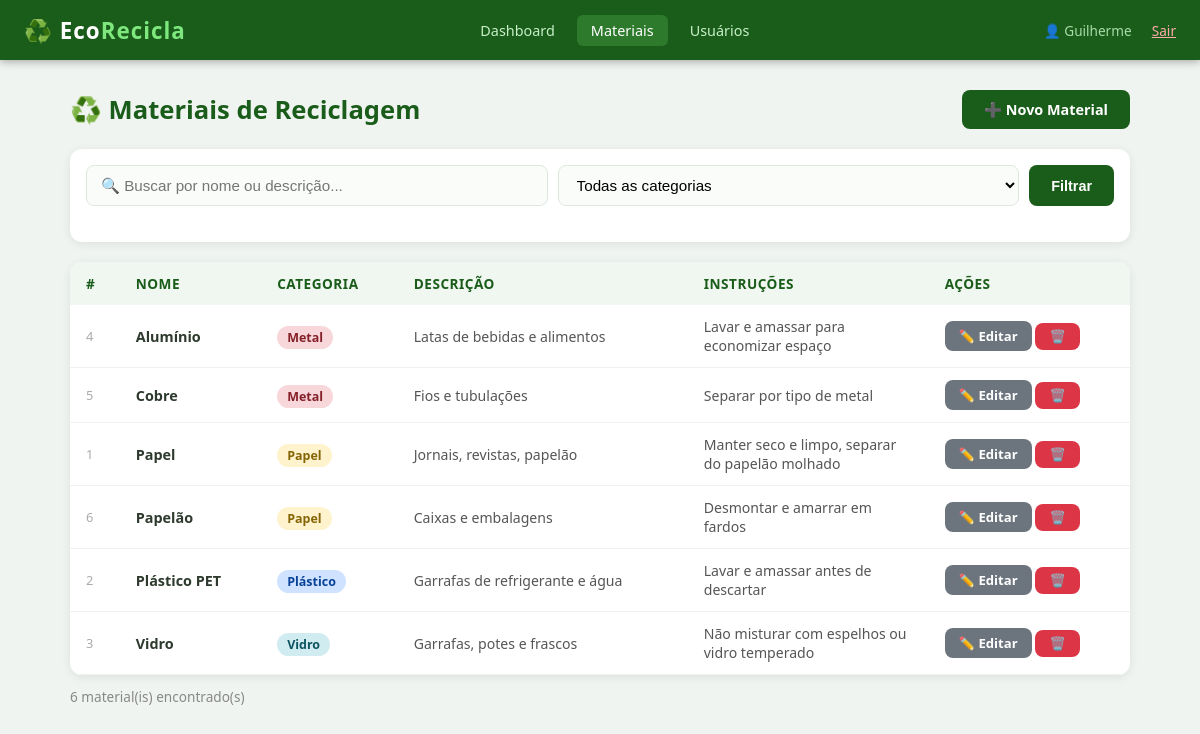
Screenshot of /materiais (signed in) with the database file from the repository.
### tables this page shows
CREATE TABLE materiais (
            id INTEGER PRIMARY KEY AUTOINCREMENT,
            nome TEXT NOT NULL,
            categoria TEXT NOT NULL,
            descricao TEXT,
            instrucoes TEXT,
            ativo INTEGER DEFAULT 1,
            criado_em TIMESTAMP DEFAULT CURRENT_TIMESTAMP
        );

### app.py (the view)
@app.route('/materiais')
def materiais():
    if 'usuario_id' not in session:
        return redirect(url_for('login'))
    busca = request.args.get('busca', '')
    categoria_filtro = request.args.get('categoria', '')
    conn = get_db()
    query = 'SELECT * FROM materiais WHERE ativo=1'
    params = []
    if busca:
        query += ' AND (nome LIKE ? OR descricao LIKE ?)'
        params += [f'%{busca}%', f'%{busca}%']
    if categoria_filtro:
        query += ' AND categoria=?'
        params.append(categoria_filtro)
    query += ' ORDER BY nome'
    lista = conn.execute(query, params).fetchall()
    categorias = conn.execute(
        'SELECT DISTINCT categoria FROM materiais WHERE ativo=1 ORDER BY categoria'
    ).fetchall()
    conn.close()
    return render_template('materiais.html', lista=lista, categorias=categorias,
                           busca=busca, categoria_filtro=categoria_filtro)

### app.py (called while the page is built)
def get_db():
    conn = sqlite3.connect(DB_PATH)
    conn.row_factory = sqlite3.Row
    return conn

### templates/materiais.html (shortened to what this page needs)
{% extends 'base.html' %}
{% block content %}
<div class="container">
    <div class="actions-bar">
        <h1 class="page-title" style="margin:0;">♻️ Materiais de Reciclagem</h1>
        <a href="{{ url_for('novo_material') }}" class="btn btn-primary">➕ Novo Material</a>
    </div>
    <form method="GET" class="card" style="margin-bottom:20px; padding:16px;">
        <div class="search-bar">
            <input type="text" name="busca" placeholder="🔍 Buscar por nome ou descrição..." value="{{ busca }}">
            <select name="categoria">
                <option value="">Todas as categorias</option>
            </select>
            <button type="submit" class="btn btn-primary">Filtrar</button>
        </div>
    </form>
    <div class="card" style="padding:0; overflow:hidden;">
        {% if lista %}
        <table>
            <thead>
                <tr>
                    <th>#</th>
                    <th>Nome</th>
                    <th>Categoria</th>
                    <th>Descrição</th>
                    <th>Instruções</th>
                    <th>Ações</th>
                </tr>
            </thead>
            <tbody>
                {% for m in lista %}
                <tr>
                    <td style="color:#aaa; font-size:.8rem;">{{ m.id }}</td>
                    <td><strong>{{ m.nome }}</strong></td>
                    <td>
                        {% set cat_lower = m.categoria|lower %}
                        <span class="badge badge-{% if 'papel' in cat_lower or 'papelão' in cat_lower %}papel{% elif 'plástico' in cat_lower or 'plastico' in cat_lower %}plastico{% elif 'vidro' in cat_lower %}vidro{% elif 'metal' in cat_lower or 'alumínio' in cat_lower or 'cobre' in cat_lower %}metal{% else %}outros{% endif %}">
                            {{ m.categoria }}
                        </span>
                    </td>
                    <td style="color:#555; font-size:.88rem;">{{ m.descricao or '—' }}</td>
                    <td style="color:#555; font-size:.88rem; max-width:200px;">{{ m.instrucoes or '—' }}</td>
                    <td>
                        <a href="{{ url_for('editar_material', id=m.id) }}" class="btn btn-secondary btn-sm">✏️ Editar</a>
                        <form method="POST" action="{{ url_for('excluir_material', id=m.id) }}" style="display:inline;" onsubmit="return confirm('Remover este material?')">
                            <button type="submit" class="btn btn-danger btn-sm">🗑️</button>
                        </form>
                    </td>
                </tr>
                {% endfor %}
            </tbody>
        </table>
        {% else %}
        <div style="text-align:center; padding:40px; color:#888;">
            <div style="font-size:3rem;">♻️</div>
            <p style="margin-top:12px;">Nenhum material encontrado.</p>
            <a href="{{ url_for('novo_material') }}" class="btn btn-primary" style="margin-top:16px;">Adicionar primeiro material</a>
        </div>
        {% endif %}
    </div>
    <p style="margin-top:12px; color:#888; font-size:.85rem;">{{ lista|length }} material(is) encontrado(s)</p>
</div>
{% endblock %}

### templates/base.html (style rules this page uses)
* { margin: 0; padding: 0; box-sizing: border-box; }
body { font-family: 'Segoe UI', sans-serif; background: #f0f4f0; color: #2d3a2d; min-height: 100vh; }
.container { max-width: 1100px; margin: 30px auto; padding: 0 20px; }
.page-title { font-size: 1.6rem; color: #1a5c1a; margin-bottom: 24px; font-weight: 700; }
.card { background: white; border-radius: 12px; padding: 24px; box-shadow: 0 2px 10px rgba(0,0,0,.08); }
input, textarea, select { width: 100%; padding: 10px 14px; border: 1.5px solid #dde8dd; border-radius: 8px; font-size: .95rem; background: #fafcfa; transition: border .2s; outline: none; }
.btn { padding: 10px 22px; border: none; border-radius: 8px; font-size: .9rem; font-weight: 600; cursor: pointer; text-decoration: none; display: inline-block; transition: all .2s; }
.btn-primary { background: #1a5c1a; color: white; }
.btn-secondary { background: #6c757d; color: white; }
.btn-danger { background: #dc3545; color: white; }
.btn-sm { padding: 6px 14px; font-size: .82rem; }
table { width: 100%; border-collapse: collapse; }
th { background: #f0f7f0; color: #1a5c1a; font-size: .85rem; text-transform: uppercase; letter-spacing: .5px; padding: 12px 16px; text-align: left; }
td { padding: 12px 16px; border-bottom: 1px solid #eef3ee; font-size: .9rem; }
.badge { padding: 3px 10px; border-radius: 20px; font-size: .78rem; font-weight: 600; }
.badge-papel { background: #fff3cd; color: #856404; }
.badge-plastico { background: #cfe2ff; color: #084298; }
.badge-vidro { background: #d1ecf1; color: #0c5460; }
.badge-metal { background: #f8d7da; color: #842029; }
.search-bar { display: flex; gap: 10px; margin-bottom: 20px; flex-wrap: wrap; }
.search-bar input, .search-bar select { flex: 1; min-width: 150px; }
.actions-bar { display: flex; justify-content: space-between; align-items: center; margin-bottom: 20px; }

### rows the page displays
materiais: id "4", nome "Alumínio", categoria "Metal", descricao "Latas de bebidas e alimentos", instrucoes "Lavar e amassar para economizar espaço"
materiais: id "5", nome "Cobre", categoria "Metal", descricao "Fios e tubulações", instrucoes "Separar por tipo de metal"
materiais: id "1", nome "Papel", categoria "Papel", descricao "Jornais, revistas, papelão", instrucoes "Manter seco e limpo, separar do papelão molhado"
materiais: id "6", nome "Papelão", categoria "Papel", descricao "Caixas e embalagens", instrucoes "Desmontar e amarrar em fardos"
materiais: id "2", nome "Plástico PET", categoria "Plástico", descricao "Garrafas de refrigerante e água", instrucoes "Lavar e amassar antes de descartar"
materiais: id "3", nome "Vidro", categoria "Vidro", descricao "Garrafas, potes e frascos", instrucoes "Não misturar com espelhos ou vidro temperado"

### other values shown
{{ session.usuario_nome }} "Guilherme"
{{ lista|length }} "6"
